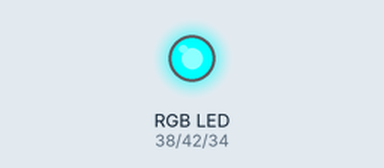
Bench run of a sketch on a simulated Arduino Mega 2560, built with avr-gcc and run on an emulated ATmega2560. Parts: an RGB LED mixed from three pins (HIGH = lit). What the sketch prints to the serial monitor is not drawn.

Above: at 1.02 s.
At 20.31 s:
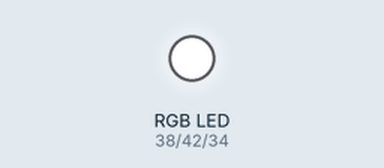
Timing chart, 0 to 24.9 s (numbered marks = the images above):
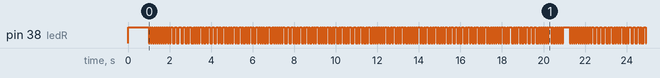

The sketch:

test_tx.ino
```cpp
/*
  test_tx.ino: testing the VLC transmitter
  Course: CS4425 Visible Light Communication & Sensing
*/
#include "CRC16.h"

#define F_TRANSMITTER 20 //
#define DT 1000 / F_TRANSMITTER

/*
 * The VLC transmitter is equipped with an RGB LED.
 * The LED's three channels, R, G, B, can be controlled individually.
 * The R channel is connected to Pin 38 of the Arduino Due
 * The G channel is connected to Pin 42 of the Arduino Due
 * The B channel is connected to Pin 34 of the Arduino Due
 */
const int ledR= 38; // GPIO for controlling R channel
const int ledG= 42; // GPIO for controlling G channel
const int ledB= 34; // GPIO for controlling B channel


/*
 * Brightness of each channel.
 * The range of the brightness is [0, 255].
 * *  0 represents the highest brightness
 * *  255 represents the lowest brightness
 */
int britnessR = 255; // Default: lowest brightness
int britnessG = 255; // Default: lowest brightness
int britnessB = 255; // Default: lowest brightness

const uint16_t MESSAGE_LENGTH = 21;
char message[MESSAGE_LENGTH+1] = "Hello VLC&S 2021-2022";

const uint16_t MOD_MESSAGE_LENGTH = MESSAGE_LENGTH * 2 + 8;

uint8_t message_mod[MOD_MESSAGE_LENGTH];

unsigned long t0;
CRC16 crc;

uint16_t tx_count = 0u;

uint16_t modulate_byte(byte b) {
  uint16_t result = 0u;
  for (uint8_t i = 0; i < 8; i++) {
      uint8_t bit = (b >> i) & 1u;
      uint16_t modbit = (bit == 0u) ? 2u : 1u;
      result = result | (modbit << (2u * i));

  }
  return result;
}

/*
 * Some configurations
 */
void setup() {
  Serial.begin(115200); // Set the Baud rate to 115200 bits/s
  while (Serial.available() > 0)
    Serial.read();

  pinMode(ledR, OUTPUT);
  pinMode(ledG, OUTPUT);
  pinMode(ledB, OUTPUT);

  analogWrite(ledR, britnessR); // Turn OFF the R channel
  analogWrite(ledG, britnessG); // Turn OFF the G channel
  analogWrite(ledB, britnessB); // Turn OFF the B channel

  // Preamble (0xAAAA)
  message_mod[0] = 0xAA;
  message_mod[1] = 0xAA;

  // Length
  uint16_t length_mod = modulate_byte(MESSAGE_LENGTH);
  message_mod[2] = length_mod >> 8u;
  message_mod[3] = length_mod;

  // Payload
  for (uint8_t i = 0; i < MESSAGE_LENGTH; i++) {
    uint16_t tmp = modulate_byte(message[i]);
//    crc.add(tmp);
    message_mod[4 + 2*i] = tmp >> 8u;
    message_mod[5 + 2*i] = tmp;
  }
  crc.add(&message_mod[4], MESSAGE_LENGTH * 2u);
  uint16_t crc_val = crc.getCRC();
  Serial.println(crc_val, HEX);
  uint16_t tmp = modulate_byte(crc_val >> 8u);
  message_mod[MOD_MESSAGE_LENGTH - 4] = tmp >> 8u;
  message_mod[MOD_MESSAGE_LENGTH - 3] = tmp;
  tmp = modulate_byte(crc_val);
  message_mod[MOD_MESSAGE_LENGTH - 2] = tmp >> 8u;
  message_mod[MOD_MESSAGE_LENGTH - 1] = tmp;

  Serial.println("Start transmitting");
  Serial.println(MOD_MESSAGE_LENGTH * 8);
  delay(1000);
  t0 = micros();
}

/*
 * The Main function
 */
void loop() {
  /*
  * In this simple test, only the R channel is used to transmit data.
  * The R channel is turned ON and OFF alternatively to transmit 1 and 0.
  * The TX frequency is set to 10 Hz, i.e., sending a symbol every 100 ms
  */
  t0 +=DT;

  if (tx_count < (MOD_MESSAGE_LENGTH * 8)) {
    britnessR = (message_mod[tx_count / 8u] & (1u << (7 - (tx_count % 8u)))) == 0 ? 255 : 0;
    tx_count++;
    analogWrite(ledR, britnessR);
    delay(DT);
  } else {
    Serial.println("Done");
    analogWrite(ledR, 255);
    delay(5*DT);
    tx_count = 0;
  }
}
```

Measured:
- by itself, pin 38 (ledR): moves between LOW and HIGH, repeating every 18.4 s
